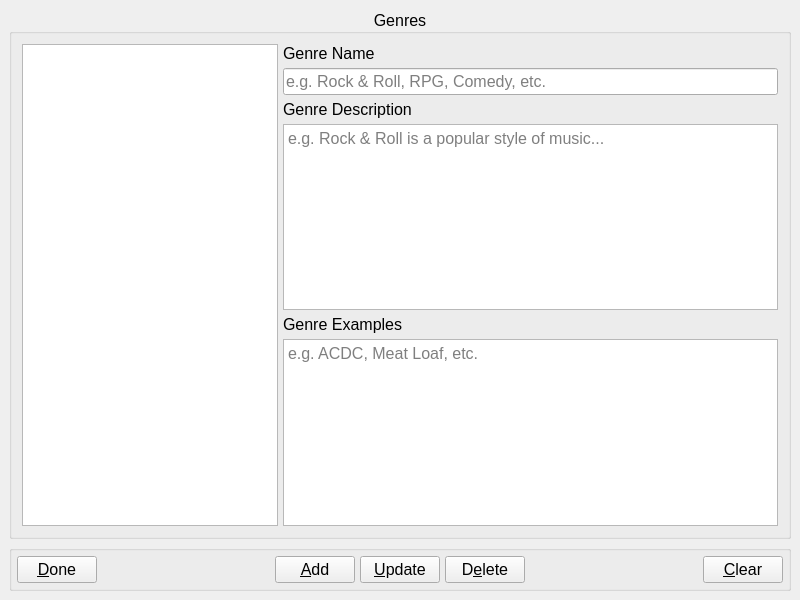
<?xml version="1.0" encoding="UTF-8"?>
<ui version="4.0">
 <class>edit_genres_window</class>
 <widget class="QMainWindow" name="edit_genres_window">
  <property name="windowModality">
   <enum>Qt::WindowModal</enum>
  </property>
  <property name="geometry">
   <rect>
    <x>0</x>
    <y>0</y>
    <width>800</width>
    <height>600</height>
   </rect>
  </property>
  <property name="minimumSize">
   <size>
    <width>640</width>
    <height>480</height>
   </size>
  </property>
  <property name="maximumSize">
   <size>
    <width>1024</width>
    <height>768</height>
   </size>
  </property>
  <property name="font">
   <font>
    <family>Arial</family>
    <pointsize>12</pointsize>
   </font>
  </property>
  <property name="windowTitle">
   <string>Edit Genres</string>
  </property>
  <widget class="QWidget" name="central_widget">
   <layout class="QVBoxLayout" name="verticalLayout_2">
    <item>
     <widget class="QGroupBox" name="gb_genres">
      <property name="font">
       <font>
        <family>Arial</family>
        <pointsize>12</pointsize>
       </font>
      </property>
      <property name="title">
       <string>Genres</string>
      </property>
      <property name="alignment">
       <set>Qt::AlignCenter</set>
      </property>
      <layout class="QHBoxLayout" name="hl_genres" stretch="0,3">
       <property name="spacing">
        <number>5</number>
       </property>
       <property name="leftMargin">
        <number>10</number>
       </property>
       <property name="topMargin">
        <number>10</number>
       </property>
       <property name="rightMargin">
        <number>10</number>
       </property>
       <property name="bottomMargin">
        <number>10</number>
       </property>
       <item>
        <widget class="QListView" name="lst_genres"/>
       </item>
       <item>
        <layout class="QVBoxLayout" name="vl_genre_info">
         <property name="spacing">
          <number>5</number>
         </property>
         <item>
          <widget class="QLabel" name="lbl_genre_name">
           <property name="font">
            <font>
             <family>Arial</family>
            </font>
           </property>
           <property name="text">
            <string>Genre Name</string>
           </property>
          </widget>
         </item>
         <item>
          <widget class="QLineEdit" name="le_genre_name">
           <property name="font">
            <font>
             <family>Arial</family>
            </font>
           </property>
           <property name="placeholderText">
            <string>e.g. Rock &amp; Roll, RPG, Comedy, etc.</string>
           </property>
          </widget>
         </item>
         <item>
          <widget class="QLabel" name="lbl_genre_description">
           <property name="font">
            <font>
             <family>Arial</family>
            </font>
           </property>
           <property name="text">
            <string>Genre Description</string>
           </property>
          </widget>
         </item>
         <item>
          <widget class="QPlainTextEdit" name="te_genre_description">
           <property name="font">
            <font>
             <family>Arial</family>
            </font>
           </property>
           <property name="tabChangesFocus">
            <bool>true</bool>
           </property>
           <property name="placeholderText">
            <string>e.g. Rock &amp; Roll is a popular style of music...</string>
           </property>
          </widget>
         </item>
         <item>
          <widget class="QLabel" name="lbl_genre_examples">
           <property name="font">
            <font>
             <family>Arial</family>
            </font>
           </property>
           <property name="text">
            <string>Genre Examples</string>
           </property>
          </widget>
         </item>
         <item>
          <widget class="QPlainTextEdit" name="te_genre_examples">
           <property name="font">
            <font>
             <family>Arial</family>
            </font>
           </property>
           <property name="tabChangesFocus">
            <bool>true</bool>
           </property>
           <property name="placeholderText">
            <string>e.g. ACDC, Meat Loaf, etc.</string>
           </property>
          </widget>
         </item>
        </layout>
       </item>
      </layout>
     </widget>
    </item>
    <item>
     <widget class="QGroupBox" name="gb_buttons">
      <property name="font">
       <font>
        <family>Arial</family>
        <pointsize>12</pointsize>
       </font>
      </property>
      <property name="title">
       <string/>
      </property>
      <layout class="QHBoxLayout" name="hl_buttons">
       <property name="spacing">
        <number>5</number>
       </property>
       <property name="leftMargin">
        <number>5</number>
       </property>
       <property name="topMargin">
        <number>5</number>
       </property>
       <property name="rightMargin">
        <number>5</number>
       </property>
       <property name="bottomMargin">
        <number>5</number>
       </property>
       <item>
        <widget class="QPushButton" name="btn_done">
         <property name="font">
          <font>
           <family>Arial</family>
          </font>
         </property>
         <property name="text">
          <string>&amp;Done</string>
         </property>
         <property name="shortcut">
          <string>Esc</string>
         </property>
        </widget>
       </item>
       <item>
        <spacer name="hs_left">
         <property name="font">
          <font>
           <family>Arial</family>
          </font>
         </property>
         <property name="orientation">
          <enum>Qt::Horizontal</enum>
         </property>
         <property name="sizeHint" stdset="0">
          <size>
           <width>40</width>
           <height>20</height>
          </size>
         </property>
        </spacer>
       </item>
       <item>
        <widget class="QPushButton" name="btn_add_genre">
         <property name="font">
          <font>
           <family>Arial</family>
          </font>
         </property>
         <property name="text">
          <string>&amp;Add</string>
         </property>
         <property name="shortcut">
          <string>Alt+A</string>
         </property>
        </widget>
       </item>
       <item>
        <widget class="QPushButton" name="btn_update_genre">
         <property name="font">
          <font>
           <family>Arial</family>
          </font>
         </property>
         <property name="text">
          <string>&amp;Update</string>
         </property>
         <property name="shortcut">
          <string>Alt+U</string>
         </property>
        </widget>
       </item>
       <item>
        <widget class="QPushButton" name="btn_delete_genre">
         <property name="font">
          <font>
           <family>Arial</family>
          </font>
         </property>
         <property name="text">
          <string>D&amp;elete</string>
         </property>
        </widget>
       </item>
       <item>
        <spacer name="hs_right">
         <property name="font">
          <font>
           <family>Arial</family>
          </font>
         </property>
         <property name="orientation">
          <enum>Qt::Horizontal</enum>
         </property>
         <property name="sizeHint" stdset="0">
          <size>
           <width>40</width>
           <height>20</height>
          </size>
         </property>
        </spacer>
       </item>
       <item>
        <widget class="QPushButton" name="btn_clear">
         <property name="font">
          <font>
           <family>Arial</family>
          </font>
         </property>
         <property name="text">
          <string>&amp;Clear</string>
         </property>
         <property name="shortcut">
          <string>Alt+C</string>
         </property>
        </widget>
       </item>
      </layout>
     </widget>
    </item>
   </layout>
  </widget>
 </widget>
 <tabstops>
  <tabstop>le_genre_name</tabstop>
  <tabstop>te_genre_description</tabstop>
  <tabstop>te_genre_examples</tabstop>
  <tabstop>btn_done</tabstop>
  <tabstop>btn_add_genre</tabstop>
  <tabstop>btn_update_genre</tabstop>
  <tabstop>btn_delete_genre</tabstop>
  <tabstop>btn_clear</tabstop>
 </tabstops>
 <resources/>
 <connections/>
</ui>
